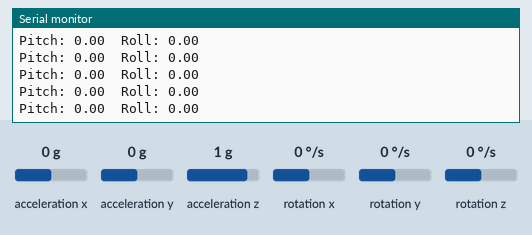
Bench run of a sketch on a simulated ESP32. On the bench: the last lines printed to the serial monitor. The inputs (shaded band) are chosen by the test bench; at power-on: acceleration x 0 g, acceleration y 0 g, acceleration z 1 g, rotation x 0 °/s, rotation y 0 °/s, rotation z 0 °/s.

Above: at 1.7 s.
1.8 s: acceleration x set to -1.4 g
At 1.88 s:
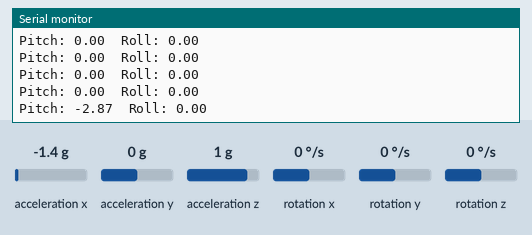
3.3 s: acceleration y set to -1.4 g
At 3.36 s:
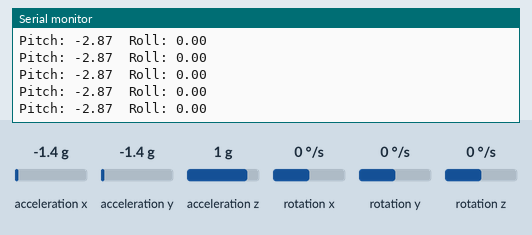
4.8 s: acceleration x set to -0.8 g
At 4.85 s:
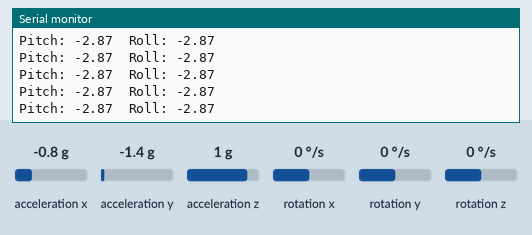
Timing chart, 0 to 7.8 s (numbered marks = the images above; inputs shaded):
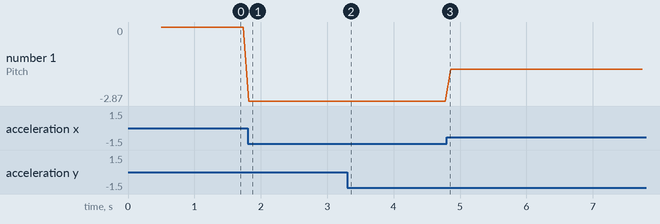

Measured:
- after the input at 1.8 s, the serial monitor: prints a new line at once (image 1)
- plotted number 1: 0 → -2.87 after the input at 1.8 s, -2.87 → -1.64 after the input at 4.8 s

The sketch:

Transmitier_module_Code.ino
```cpp
#include <esp_now.h>
#include <WiFi.h>
#include <Wire.h>
#include <MPU6050.h>

MPU6050 mpu;

uint8_t receiverMAC[] = {0xD8, 0x13, 0x2A, 0x32, 0x6B, 0x38};

typedef struct struct_message {
  float pitch;
  float roll;
} struct_message;

struct_message data;

void setup() {
  Serial.begin(115200);

  WiFi.mode(WIFI_STA);
  WiFi.disconnect();

  Wire.begin(21, 22);
  Wire.setClock(100000);

  mpu.initialize();
  mpu.setSleepEnabled(false);
  delay(500);

  if (esp_now_init() != ESP_OK) {
    Serial.println("ESP-NOW Failed");
    return;
  }

  esp_now_peer_info_t peerInfo = {};
  memcpy(peerInfo.peer_addr, receiverMAC, 6);
  peerInfo.channel = 0;
  peerInfo.encrypt = false;
  esp_now_add_peer(&peerInfo);

  Serial.println("Transmitter Ready");
}

void loop() {

  int16_t ax, ay, az;
  mpu.getAcceleration(&ax, &ay, &az);

  // Convert raw acceleration to tilt scale
  data.pitch = ax / 8000.0;   // more responsive
  data.roll  = ay / 8000.0;

  esp_now_send(receiverMAC, (uint8_t *)&data, sizeof(data));

  Serial.print("Pitch: ");
  Serial.print(data.pitch);
  Serial.print("  Roll: ");
  Serial.println(data.roll);

  delay(80);
}
```
